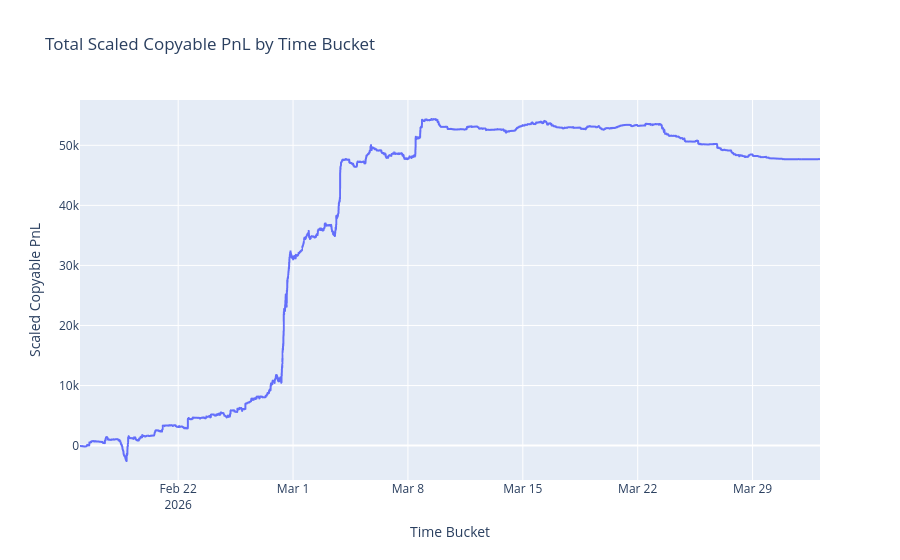

Source (notebook cell):
### Code cell
import plotly.express as px

# Aggregate by bucket
bucket_pnl = df.groupby('bucket')['scaled_copyable_pnl'].sum().reset_index()
bucket_pnl['scaled_copyable_pnl'] = bucket_pnl['scaled_copyable_pnl'].cumsum()

# Plot with Plotly
fig = px.line(
    bucket_pnl,
    x='bucket',
    y='scaled_copyable_pnl',
    title='Total Scaled Copyable PnL by Time Bucket',
    labels={'bucket': 'Time Bucket', 'scaled_copyable_pnl': 'Scaled Copyable PnL'}
)
fig.show()

### Figure 1 — Plotly figure (JSON) as saved in the notebook; plotly's stock layout.template omitted (floating-point values rounded to 4 significant figures; data arrays with more than 128 entries replaced by an {"elided": "..."} marker saying what was removed)
{"data": [{"hovertemplate": "Time Bucket=%{x}<br>Scaled Copyable PnL=%{y}<extra></extra>", "legendgroup": "", "line": {"color": "#636efa", "dash": "solid"}, "marker": {"symbol": "circle"}, "mode": "lines", "name": "", "showlegend": false, "type": "scattergl", "x": {"elided": "6008 str values"}, "xaxis": "x", "y": {"elided": "6008 float values"}, "yaxis": "y"}], "layout": {"legend": {"tracegroupgap": 0}, "title": {"text": "Total Scaled Copyable PnL by Time Bucket"}, "xaxis": {"anchor": "y", "domain": [0, 1], "title": {"text": "Time Bucket"}}, "yaxis": {"anchor": "x", "domain": [0, 1], "title": {"text": "Scaled Copyable PnL"}}}}
